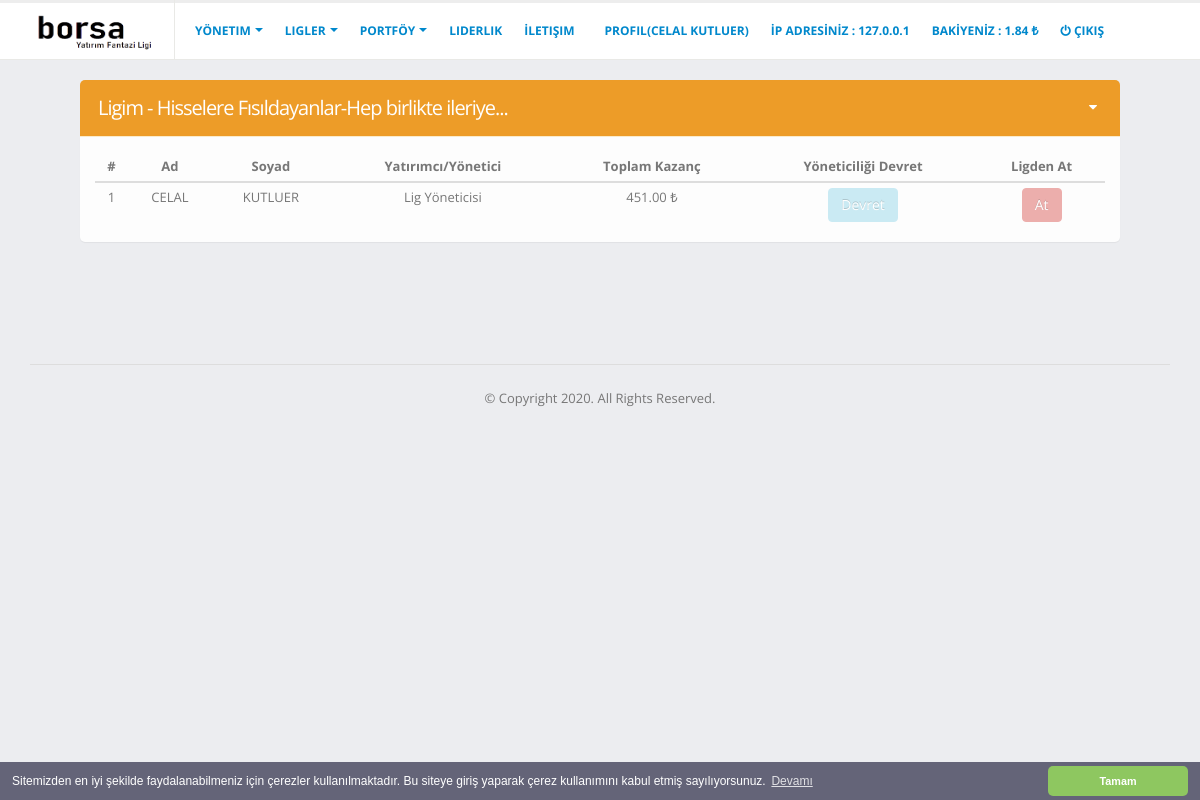
Page /ligim.php (signed in) on the earlier database version.
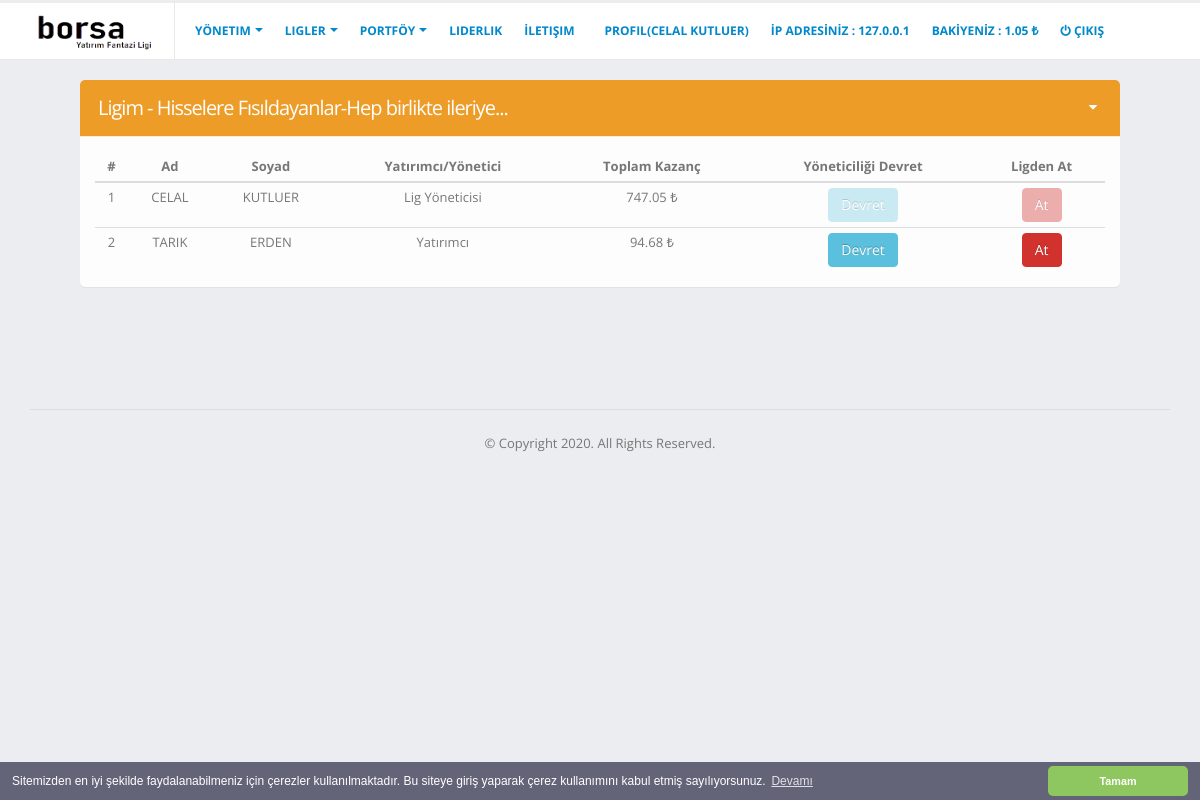
Same page on the later database version.
### tables this page shows
CREATE TABLE `kullanicilar` (
                                `kul_Id` int(11) NOT NULL,
                                `kul_Ad` varchar(20) DEFAULT NULL,
                                `kul_Soyad` varchar(20) DEFAULT NULL,
                                `kul_Eposta` tinytext DEFAULT NULL,
                                `kul_CepNo` tinytext DEFAULT NULL,
                                `kul_DogumTar` date DEFAULT NULL,
                                `kul_Sifre` tinytext DEFAULT NULL,
                                `kul_Sifre_yeni` tinytext DEFAULT NULL,
                                `kul_Bakiye` decimal(10,2) DEFAULT 10000.00,
                                `kul_Eposta_Dogrulama_Kod` tinytext DEFAULT NULL,
                                `kul_Eposta_Dogrulama` enum('0','1') DEFAULT '0',
                                `kul_kod_zaman` datetime DEFAULT NULL,
                                `kul_Uyelik_Tarih` datetime DEFAULT current_timestamp(),
                                `kul_Son_Giris_Tar` datetime DEFAULT NULL,
                                `kul_lig_id` int(11) DEFAULT NULL,
                                `kul_Yetki` varchar(45) DEFAULT '0',
                                `kul_Resim` varchar(75) DEFAULT 'img/logged-user.jpg',
                                `kul_Pasif_Durum` enum('0','1') DEFAULT '1',
                                `kul_Pasif_Tarih` datetime DEFAULT NULL,
                                `kul_Pasif_Sure` int(11) DEFAULT NULL
);

### settings/fonksiyonlar.php (called while the page is built, shortened)
<?php
function s($par)
{
    $session = $_SESSION[$par];
    return $session;
}
?>

### ligim.php (the view, shortened to what the changed rows need)
<?php
include "inc/header.php";
?>
    <section role="main" class="content-body">
        <div class="conteiner">
            <div class="col-md">
                <section class="panel panel-warning">
                    <?php
                    $veri = $db->prepare('SELECT kul_lig_id FROM kullanicilar WHERE kul_Id=?');
                    $veri->execute(array($_SESSION['kul_id']));
                    $v = $veri->fetchAll(PDO::FETCH_ASSOC);
                    foreach ($v as $ligler) ;
                    $veril = $db->prepare('SELECT lig_baslik,lig_duyuru,lig_id FROM ligler WHERE lig_id=?');
                    $veril->execute(array($ligler['kul_lig_id']));
                    $vl = $veril->fetchAll(PDO::FETCH_ASSOC);
                    $say_ = $veril->rowCount();
                    foreach ($vl as $liglerl) ;
                    ?>
                    <header class="panel-heading">
                        <h2 class="panel-title">Ligim - <?php if ($say_ > 0) {
                                echo $liglerl['lig_baslik']."-".$liglerl['lig_duyuru']; ?>
                                <h2 id="lig_id" hidden><?php echo $liglerl['lig_id']; ?></h2><?php
                            } ?></h2>
                    </header>
                    <div class="panel-body">
                        <div class="table-responsive">
                            <table class="table table-condensed mb-none">
                                <thead>
                                <tr>
                                    <th class='text-center'>#</th>
                                    <th class='text-center'>Ad</th>
                                    <th class='text-center'>Soyad</th>
                                    <th class='text-center'>Yatırımcı/Yönetici</th>
                                    <th class='text-center'>Toplam Kazanç</th>
                                    <th class='text-center'>Yöneticiliği Devret</th>
                                    <th class='text-center'>Ligden At</th>
                                </tr>
                                </thead>
                                <tbody>
                                <?php
                                if ($ligler['kul_lig_id'] == null) {
                                } else {
                                    $sayi = 0;
                                    $veri_lig_yon = $db->prepare('SELECT `lig_yonetici_id` FROM `ligler` WHERE `lig_id`=?');
                                    $veri_lig_yon->execute(array($ligler['kul_lig_id']));
                                    $v_lig_yon = $veri_lig_yon->fetchAll(PDO::FETCH_ASSOC);
                                    foreach ($v_lig_yon as $lig_yon) ;
                                    $veri_lig = $db->prepare('SELECT kullanicilar.kul_Id as id,upper(kullanicilar.kul_Ad) as ad, upper(kullanicilar.kul_Soyad) as soyad,sum(satim.satim_kar_zarar) as kazanc FROM kullanicilar INNER JOIN satim on satim.satim_kul_id=kullanicilar.kul_Id WHERE kul_lig_id=? GROUP By kul_Id ORDER by sum(satim.satim_kar_zarar) DESC');
                                    $veri_lig->execute(array($ligler['kul_lig_id']));
                                    $v_lig = $veri_lig->fetchAll(PDO::FETCH_ASSOC);
                                    foreach ($v_lig as $lig) { ?>
                                        <tr>
                                            <td class='text-center'
                                                id='lig_sira_<?php echo $sayi; ?>'><?php echo($sayi + 1); ?></td>
                                            <td class='text-center'
                                                id='lig_uye_ad_<?php echo $sayi; ?>'><?php echo $lig['ad']; ?></td>
                                            <td class='text-center'
                                                id='lig_uye_soyad<?php echo $sayi; ?>'><?php echo $lig['soyad']; ?></td>
                                            <td class='text-center' id='lig_yon_<?php echo $sayi; ?>'>
                                                <?php
                                                if ($lig['id'] == $lig_yon['lig_yonetici_id']) {
                                                    echo "Lig Yöneticisi";
                                                } else {
                                                    echo "Yatırımcı";
                                                }
                                                ?>
                                            </td>
                                            <td class='text-center'
                                                id='lig_kazanc_<?php echo $sayi; ?>'><?php echo $lig['kazanc']; ?>
                                                &#x20BA;
                                            </td>
                                            <td class='text-center' id='devret'>
                                                <button class='btn btn-info'
                                                        onclick="devret_btn('<?php echo $sayi; ?>')"
                                                    <?php
                                                    if ($lig_yon['lig_yonetici_id'] == $_SESSION['kul_id']&&$_SESSION['kul_id']!=$lig['id']) {
                                                    } else {
                                                        echo "disabled";
                                                    }
                                                    ?>
                                                >Devret
                                                </button>
                                            </td>
                                            <td class='text-center' id='at'>
                                                <button class='btn btn-danger' onclick="at_btn('<?php echo $sayi; ?>')"
                                                    <?php
                                                    if ($lig_yon['lig_yonetici_id'] == $_SESSION['kul_id']&&$_SESSION['kul_id']!=$lig['id']) {
                                                    } else {
                                                        echo "disabled";
                                                    }
                                                    ?>
                                                >At
                                                </button>
                                            </td>
                                        </tr>
                                        <?php
                                        $sayi++;
                                    }
                                }
                                ?>
                                </tbody>
                            </table>
                        </div>
                    </div>
                </section>
            </div>
        </div>
    </section>
<?php include "inc/footer.php"; ?>

### inc/header.php (shortened to what the changed rows need)
<?php
include "settings/fonksiyonlar.php";
?>
<!doctype html>
<html class="fixed has-top-menu">
<head>
    <link rel="stylesheet" href="assets/vendor/bootstrap/css/bootstrap.css"/>
    <link rel="stylesheet" href="assets/vendor/fontawesome-free/css/all.min.css">
    <link rel="stylesheet" href="assets/vendor/font-awesome/css/font-awesome.min.css">
    <link rel="stylesheet" href="assets/vendor/magnific-popup/magnific-popup.css"/>
    <link rel="stylesheet" href="assets/vendor/bootstrap-datepicker/css/bootstrap-datepicker3.css"/>
    <link rel="stylesheet" href="assets/vendor/jquery-ui/jquery-ui.css"/>
    <link rel="stylesheet" href="assets/vendor/jquery-ui/jquery-ui.theme.css"/>
    <link rel="stylesheet" href="assets/vendor/select2/css/select2.css"/>
    <link rel="stylesheet" href="assets/vendor/select2-bootstrap-theme/select2-bootstrap.min.css"/>
    <link rel="stylesheet" href="assets/vendor/pnotify/pnotify.custom.css"/>
    <link rel="stylesheet" href="assets/vendor/jquery-datatables-bs3/assets/css/datatables.css"/>
    <link rel="stylesheet" href="assets/vendor/jquery-ui/jquery-ui.structure.min.css"/>
    <link rel="stylesheet" href="assets/stylesheets/theme.css"/>
    <link rel="stylesheet" href="assets/stylesheets/skins/default.css"/>
    <link rel="stylesheet" href="assets/stylesheets/theme-custom.css">
</head>
<body>
<section class="body">
    <header class="header header-nav-menu">
        <div class="container-fluid">
            <div class="header-nav collapse">
                <div class="header-nav-main header-nav-main-effect-1 header-nav-main-sub-effect-1">
                    <nav>
                        <ul class="nav navbar-nav nav-pills ml-auto" id="mainNav">
                            <?php
                            if (isset($_SESSION['yetki'])) {
                                echo "<li>
                                                <a class='nav-link ' href='profil.php'>
                                                    Profil(" . s("isim") . " " . s('soyisim') . ")
                                                </a>
                                                <input id='anasayfa_kul_id' class='form-control form-control-lg' type='hidden'
                                       value='" . s('kul_id') . "' name='toplam'>
                                            </li>
                                            <li>
                                                <a class='nav-link '>İP ADRESİNİZ : " . $_SERVER['REMOTE_ADDR'] . "</a>
                                            </li>
                                            <li>
                                                <a class='nav-link '>BAKİYENİZ : " . $_SESSION['bakiye'] . " &#x20BA;</a>
                                            </li>";
                                echo "<li>
                                                <a role='menuitem' tabindex='-1' href='settings/islem.php?islem=cikis'>
                                                <i class='fa fa-power-off'></i> Çıkış</a>
                                            </li>";
                            } else {
                            }
                            ?>
                        </ul>
                    </nav>
                </div>
            </div>
        </div>
    </header>
    <section role="main" class="content-body">

Differences in the rows shown:
changed kullanicilar (number 1 of 2 on the later page): kazanc "451.00" → "747.05"
now on this page (row edited): kullanicilar: ad "TARIK", soyad "ERDEN", shows "Yatırımcı", kazanc "94.68"
Other differences:
$_SESSION['bakiye']: "1.84" → "1.05"
